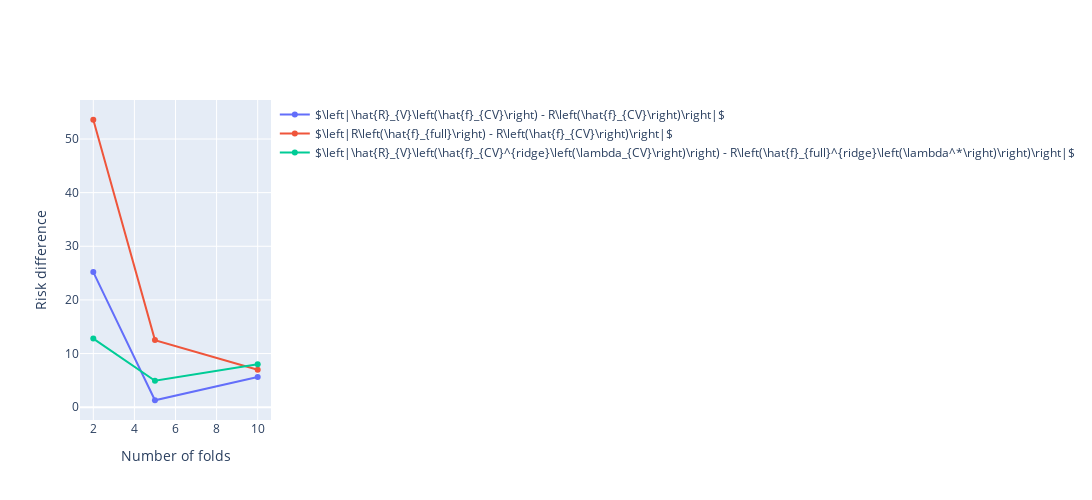

The code cell stored with this chart in its notebook:
### Markdown cell above
When choosing the number of cross-validation (CV) folds, we have to be aware of a trade-off that is illustrated in the figure below.

Let's assume that we perform K-fold CV and we use a data set $D$, with $n$ labeled samples. Let us denote by $D_T$ the $(K-1)$ splits that we use for training and by $D_V$ the split that we use for validation. The cardinals of these sets are $\frac{n(K-1)}{K}$ and $\frac{n}{K}$ respectively.

On the one hand, we want to have enough samples in the training subset $D_T$ in order a good prediction function. If $K$ is too small, then $|D_T| << |D|$ and by training on $D_T$ we obtain an estimator that is much worse than what we could have gotten, had we trained on the whole labeled set $D$ (red line below).

On the other hand, we want to have a large enough validation split, such that the validation empirical risk is a good estimate of the population risk of a prediction function. This happens if $K$ is too large (blue line below).

We assume the following notation:

- Empirical risk computed on the validation set: $\hat{R}_{V}(f):= \frac{1}{|D_V|} \sum_{(x_i, y_i)\in D_V} \left(y_i - f(x_i)\right)^2$
- Population risk: $R(f) := \mathbb{E}_{(x, y)} \left(y - f(x)\right)^2$
- Linear regression estimator trained on the whole labeled set: $\hat{f}_{full} := \text{argmin}_f \frac{1}{|D|} \sum_{(x_i, y_i)\in D} \left(y_i - f(x_i)\right)^2$
- Linear regression estimator trained on the training subset $D_T$: $\hat{f}_{CV} := \text{argmin}_f \frac{1}{|D_T|} \sum_{(x_i, y_i)\in D_T} \left(y_i - f(x_i)\right)^2$
- Ridge regression estimator trained on the training subset $D_T$ with the regularization coefficient $\lambda$ chosen using the validation subset $D_V$: $\hat{f}_{CV}^{ridge} \left(\lambda_{CV}\right)$
- Ridge regression estimator trained on the full set $D$ with the regularization coefficient $\lambda$ chosen using the population risk: $\hat{f}_{full}^{ridge} \left(\lambda_V}\right)$

### Code cell
num_runs = 5

def get_risks_for_kfold_cv(Ks):
  n = 400
  d = 100
#   noise_sigma = 10
#   n = 100
#   d = 10
  noise_sigma = 10
  snr = 1

  X, y, beta_star, Sigma = generate_data(n=n, d=d, snr=snr, noise_sigma=noise_sigma, seed=42)
  
  lin_reg_full_set = LinearRegression(fit_intercept=False)
  lin_reg_full_set.fit(X, y)
  lin_reg_full_population_risk = compute_population_risk(beta_star, lin_reg_full_set.coef_, noise_sigma, Sigma)
  
  all_ridge_coefficients = np.arange(1, 15, 1)
  pop_risks, validation_risks, best_ridge_risk_cv = [], [], []
  for K in Ks:
    lin_reg = LinearRegression(fit_intercept=False)
    train_split_size = (n // K) * (K - 1)
    lin_reg.fit(X[:train_split_size], y[:train_split_size])
    pop_risks.append(compute_population_risk(beta_star, lin_reg.coef_, noise_sigma, Sigma))
    validation_risks.append(compute_empirical_risk(lin_reg.coef_, X[train_split_size:], y[train_split_size:]))

    ridge_cv = RidgeCV(alphas=all_ridge_coefficients, fit_intercept=False, cv=K, scoring="neg_mean_squared_error").fit(X, y)
    best_ridge_risk_cv.append(-ridge_cv.best_score_)

  # Compute the best ridge estimator using the full data set.
  best_pop_risk = np.inf
  for ridge_coef in all_ridge_coefficients:
    full_ridge_reg = Ridge(alpha=ridge_coef, fit_intercept=False).fit(X, y)
    curr_pop_risk = compute_population_risk(beta_star, full_ridge_reg.coef_, noise_sigma, Sigma)
    if best_pop_risk > curr_pop_risk:
      best_pop_risk = curr_pop_risk
  full_estimator_population_risk = np.ones_like(pop_risks) * best_pop_risk

  pop_risks = np.array(pop_risks)
  validation_risks = np.array(validation_risks)
  best_ridge_risk_cv = np.array(best_ridge_risk_cv)
  full_estimator_population_risk = np.array(full_estimator_population_risk)
  return {
      "valid_vs_pop_risk": np.fabs(pop_risks - validation_risks),
      "full_vs_cv_pop_risk": np.fabs(lin_reg_full_population_risk - pop_risks),
      "cv_ridge_vs_full_ridge": np.fabs(best_ridge_risk_cv - full_estimator_population_risk),
  }

# Ks = [2, 5, 10, 50, 100]
Ks = [2, 5, 10]
aggregated_results = repeat_experiment(num_runs, get_risks_for_kfold_cv, {"Ks": Ks})

fig = go.Figure()
# Validation risk vs Population risk.
fig.add_trace(go.Scatter(x=Ks, y=aggregated_results["valid_vs_pop_risk"], 
                         name=r"$\left|\hat{R}_{V}\left(\hat{f}_{CV}\right) - R\left(\hat{f}_{CV}\right)\right|$"))
# Full set estimator vs CV estimator (pop. risk).
fig.add_trace(go.Scatter(x=Ks, y=aggregated_results["full_vs_cv_pop_risk"], 
                         name=r"$\left|R\left(\hat{f}_{full}\right) - R\left(\hat{f}_{CV}\right)\right|$"))
# Best CV ridge vs best full ridge.
fig.add_trace(go.Scatter(x=Ks, y=aggregated_results["cv_ridge_vs_full_ridge"], 
                         name=r"$\left|\hat{R}_{V}\left(\hat{f}_{CV}^{ridge}\left(\lambda_{CV}\right)\right) - R\left(\hat{f}_{full}^{ridge}\left(\lambda^*\right)\right)\right|$"))

fig.update_layout(
  height=figure_height,
  width=figure_width,
  yaxis_title="Risk difference",
  xaxis_title="Number of folds",
)
fig.show()

### Figure 1 — Plotly figure (JSON) as saved in the notebook; plotly's stock layout.template omitted (floating-point values rounded to 4 significant figures)
{"data": [{"name": "$\\left|\\hat{R}_{V}\\left(\\hat{f}_{CV}\\right) - R\\left(\\hat{f}_{CV}\\right)\\right|$", "type": "scatter", "x": [2, 5, 10], "y": [25.19, 1.293, 5.618]}, {"name": "$\\left|R\\left(\\hat{f}_{full}\\right) - R\\left(\\hat{f}_{CV}\\right)\\right|$", "type": "scatter", "x": [2, 5, 10], "y": [53.59, 12.51, 6.974]}, {"name": "$\\left|\\hat{R}_{V}\\left(\\hat{f}_{CV}^{ridge}\\left(\\lambda_{CV}\\right)\\right) - R\\left(\\hat{f}_{full}^{ridge}\\left(\\lambda^*\\right)\\right)\\right|$", "type": "scatter", "x": [2, 5, 10], "y": [12.79, 4.923, 8.025]}], "layout": {"height": 500, "width": 1200, "xaxis": {"title": {"text": "Number of folds"}}, "yaxis": {"title": {"text": "Risk difference"}}}}
